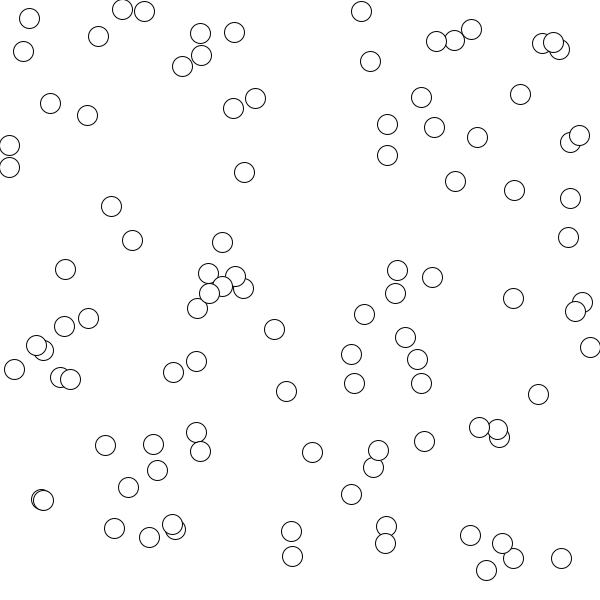
Frame 1 (no input)
Frame 60 (the mouse pressed at the canvas centre just before this capture): identical to frame 1, image omitted
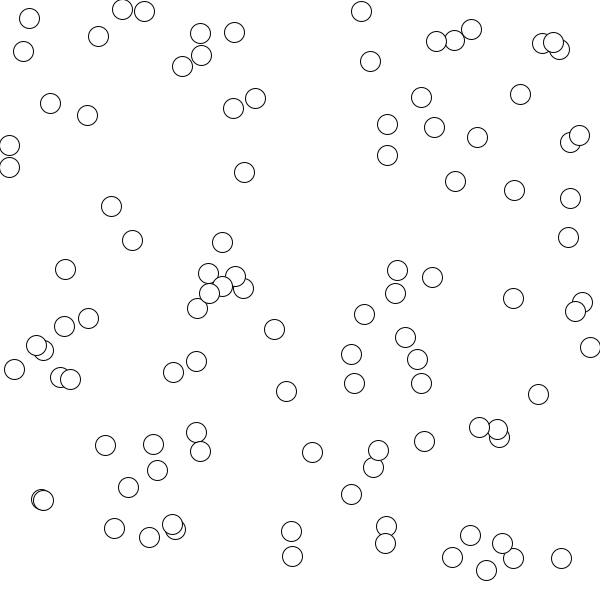
Frame 120 (the mouse held since frame 60 and released just before this capture)

The Processing sketch that drew these frames (run headless with seeded random() and noise(); from frame 60 on, the mouse is pressed at the canvas centre):

// Processing sketch: sketch_02_basic_arraylists
// ── sketch_02_basic_arraylists.pde
class Point2D {
  float x;
  float y;
    
  Point2D(float _x, float _y) {
    x = _x;
    y = _y;
  }
  
  void draw() {
    stroke(0);
    ellipse(x, y, 20, 20); 
  }
  
  void move(float _x, float _y) {
    x = x + _x;
    y = y + _y;
  }
  
}

//Point2D[] stack = new Point2D[10];
ArrayList<Point2D> stack = new ArrayList<Point2D>();
int num = 100;

void setup() {
  size(600, 600);
  
  for (int i = 0; i < num; i++) {
    Point2D point = new Point2D(random(width), random(height));
    stack.add(point);
  }
}

void draw() {
  background(255);
   for (int i = 0; i < stack.size(); i++) {
     Point2D point = stack.get(i);
     //point.move(2, 0);
     point.draw(); 
   }
}

void mousePressed() {
  Point2D point = new Point2D(random(width), random(height));
  stack.add(point);
}
